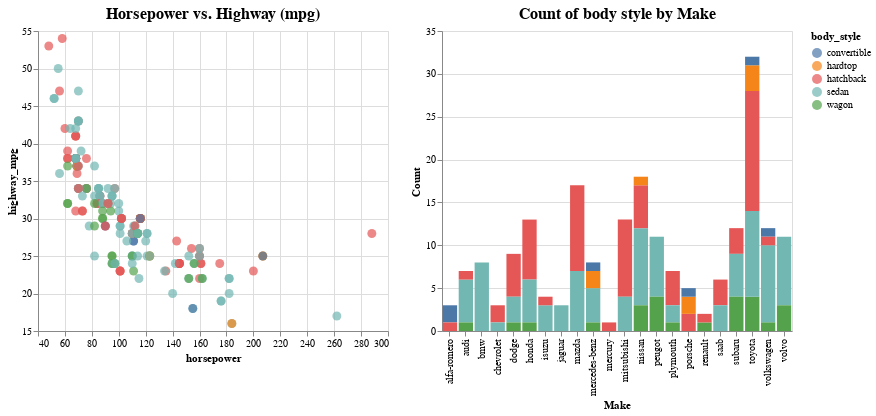

Here is the notebook cell this chart was saved with:
### Markdown cell above
Visualizing both graphs

Brush the scatterplot, and the bar chart will update accordingly.

### Code cell
# Horizontal concatenation
points | bars

### Figure 1 — Vega-Lite specification as saved in the notebook (floating-point values rounded to 4 significant figures; data arrays with more than 128 entries replaced by an {"elided": "..."} marker saying what was removed)
{"config": {"view": {"continuousWidth": 400, "continuousHeight": 300}}, "hconcat": [{"mark": {"type": "circle", "size": 80}, "encoding": {"color": {"condition": {"field": "body_style", "type": "nominal", "selection": "selector004"}, "value": "grey"}, "x": {"field": "horsepower", "scale": {"zero": false}, "type": "quantitative"}, "y": {"field": "highway_mpg", "scale": {"zero": false}, "type": "quantitative"}}, "height": 300, "selection": {"selector004": {"type": "interval"}}, "title": {"text": "Horsepower vs. Highway (mpg)", "fontSize": 16}, "width": 350}, {"mark": "bar", "encoding": {"color": {"field": "body_style", "type": "nominal"}, "x": {"axis": {"title": "Make"}, "field": "make", "type": "nominal"}, "y": {"aggregate": "count", "axis": {"title": "Count"}, "type": "quantitative"}}, "height": 300, "title": {"text": "Count of body style by Make", "fontSize": 16}, "transform": [{"filter": {"selection": "selector004"}}], "width": 350}], "data": {"name": "data-387f081f80cceeb89d7db8f93752da3d"}, "$schema": "https://vega.github.io/schema/vega-lite/v4.17.0.json", "datasets": {"data-387f081f80cceeb89d7db8f93752da3d": {"elided": "205 records"}}}
